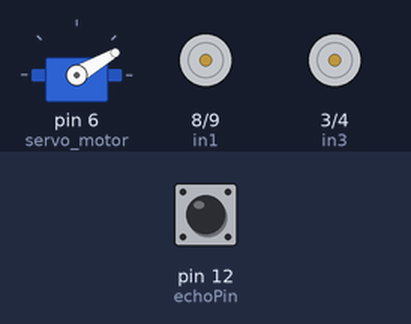
Recording of a sketch running on a simulated Arduino Uno, built with avr-gcc and run on an emulated ATmega328P. Shown: servo, motor-driver pin pairs drawn as motors (green arrow = first pin HIGH = forward, orange = second pin HIGH = backward, longer = more drive, scaled by the enable pin). The inputs (shaded band) are chosen by the test bench; at power-on: pin 12 (echoPin) LOW.

Above: at 1.8 s.
At 7.4 s:
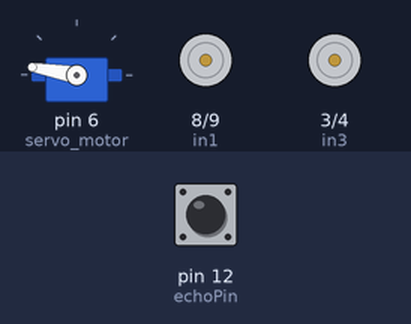
7.5 s: pin 12 (echoPin) pulsed HIGH 2 times (0.12 s each, 0.3 s apart)
At 9.0 s:
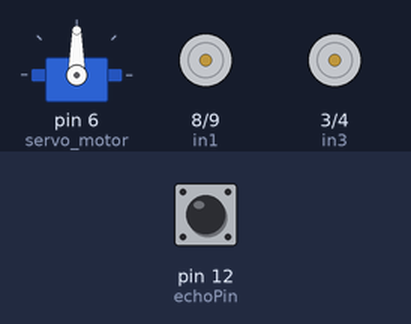
Timing chart, 0 to 17.0 s (numbered marks = the images above; inputs shaded):
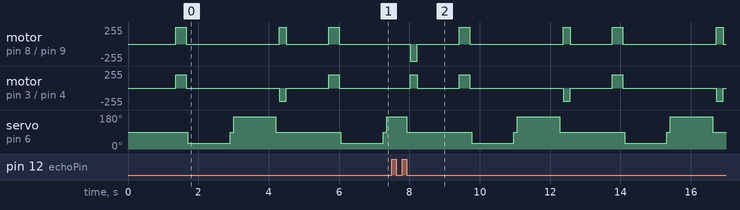

Measured:
- by itself, motor on pin 8 (in1) / pin 9 (in2): repeats every 4.4 s: stopped 1.2 s, forward 255/255 0.30 s, stopped 2.7 s, forward 255/255 0.20 s
- by itself, motor on pin 3 (in3) / pin 4 (in4): repeats every 4.4 s: stopped 1.2 s, forward 200/255 0.30 s, stopped 2.7 s, backward 200/255 0.20 s

The sketch:

obstacle_avoiding_buggy.ino
```cpp
/*Obstacle Avoiding Buggy using Arduino Uno R3 with Sensor Shield v5.0 and an L298N H-Bridge Motor Controller.
The buggy has a 2 DC mototrs that drive 2 of its wheels and a third wheel on the back on the acrylic body plate to provide extra support and mobility.
It uses an Ultrasonic Sensor monted onto a Servo at the front of the arculic body plate to gauge its whereabouts. */

#include <Servo.h> //Servo motor library

//Define pins for Motor A
int enA = 7;
int in1 = 8;
int in2 = 9;

//Define pins for Motor B
int enB = 5;
int in3 = 3;
int in4 = 4;

//Define sensor pins
const int trigPin = 13;
const int echoPin = 12;

//Define variables
long duration, distance, distanceFront, distanceRight, distanceLeft;
Servo servo_motor; //servo name


void setup(){
  //Set all motor pins as output to supply power to the DC motors to drive the wheels
  pinMode(enA, OUTPUT);
  pinMode(enB, OUTPUT);
  pinMode(in1, OUTPUT);
  pinMode(in2, OUTPUT);
  pinMode(in3, OUTPUT);
  pinMode(in4, OUTPUT);

  servo_motor.attach(6); //Servo pin

  servo_motor.write(90); //Set servo to default front-facing position
  delay(200);
}

void loop(){
  //Check if there is space to move forward and do so if there is
  distanceFront=lookForward();

  if (distanceFront > 20)  {
    moveForward();
  }

  //If there is no space, stop moving. then move back slightly and check if there is space to the elft or the right.
  else {
    moveStop();
    delay(50);
    moveBackward();
    delay(300);
    moveStop();
    delay(50);
    distanceRight = lookRight();
    delay(100);
    distanceLeft = lookLeft();
    delay(100);

    //If there is more space to the right, turn right. Otherwise, turn left
    if (distanceRight >= distanceLeft){
      turnRight();
      delay(200);
      moveStop();
      delay(50);
    }
    else{
      turnLeft();
      delay(200);
      moveStop();
      delay(50);
    }
  }

}

//Function to check if there is space to move in front of the buggy
int lookForward(){
   servo_motor.write(90);
   delay(100);

   //Clears the trigger pin
   digitalWrite(trigPin, LOW);
   delayMicroseconds(2);

  //Sets the trigger pin on HIGH state for 10 microseconds
   digitalWrite(trigPin, HIGH);
   delayMicroseconds(10);
   digitalWrite(trigPin, LOW);

  //Reads the echo pin, return the sound wave travel time in microseconds
   pinMode(echoPin, INPUT);
   duration = pulseIn(echoPin, HIGH);

   //Calculates distance using distance = speed of sound * time/2
   distance = duration/29/2;

   return distance;
  }

//Function to check if there is space to move to the right of the buggy
int lookRight(){
  servo_motor.write(30);
  delay(200);
  //Clears the trigger pin
  digitalWrite(trigPin, LOW);
  delayMicroseconds(2);

  //Sets the trigger pin on HIGH state for 10 microseconds
  digitalWrite(trigPin, HIGH);
  delayMicroseconds(10);
  digitalWrite(trigPin, LOW);

  //Reads the echo pin, return the sound wave travel time in microseconds
  pinMode(echoPin, INPUT);
  duration = pulseIn(echoPin, HIGH);

  //Calculates distance using distance = speed of sound * time/2
  distance = duration/29/2;

  servo_motor.write(90);

  return distance;
}

//Function to check if there is space to move to the left of the buggy
int lookLeft(){
  servo_motor.write(170);
  delay(200);
  //Clears the trigger pin
   digitalWrite(trigPin, LOW);
   delayMicroseconds(2);

  //Sets the trigger pin on HIGH state for 10 microseconds
   digitalWrite(trigPin, HIGH);
   delayMicroseconds(10);
   digitalWrite(trigPin, LOW);

  //Reads the echo pin, return the sound wave travel time in microseconds
   pinMode(echoPin, INPUT);
   duration = pulseIn(echoPin, HIGH);

   //Calculates distance using distance = speed of sound * time/2
   distance = duration/29/2;

  servo_motor.write(90);
  return distance;
}

//Function to stop the buggy
void moveStop(){

  analogWrite (enA, 0);
  analogWrite (enB, 0);
  digitalWrite(in1, LOW);
  digitalWrite(in2, LOW);
  digitalWrite(in3, LOW);
  digitalWrite(in4, LOW);
}

//Function to move forward
void moveForward(){

    analogWrite (enA, 200);
    analogWrite (enB, 200);
    digitalWrite(in1, LOW);
    digitalWrite(in2, HIGH);
    digitalWrite(in3, LOW);
    digitalWrite(in4, HIGH);

}

//Function to move backward
void moveBackward(){
  analogWrite (enA, 200);
  analogWrite (enB, 200);
  digitalWrite(in1, HIGH);
  digitalWrite(in2, LOW);
  digitalWrite(in3, HIGH);
  digitalWrite(in4, LOW);
}

//Function to turn right
void turnRight(){
  analogWrite (enA, 200);
  analogWrite (enB, 200);
  digitalWrite(in1, HIGH);
  digitalWrite(in2, LOW);
  digitalWrite(in3, LOW);
  digitalWrite(in4, HIGH);
}

//Function to turn left
void turnLeft(){
  analogWrite (enA, 200);
  analogWrite (enB, 200);
  digitalWrite(in1, LOW);
  digitalWrite(in2, HIGH);
  digitalWrite(in3, HIGH);
  digitalWrite(in4, LOW);
}
```
